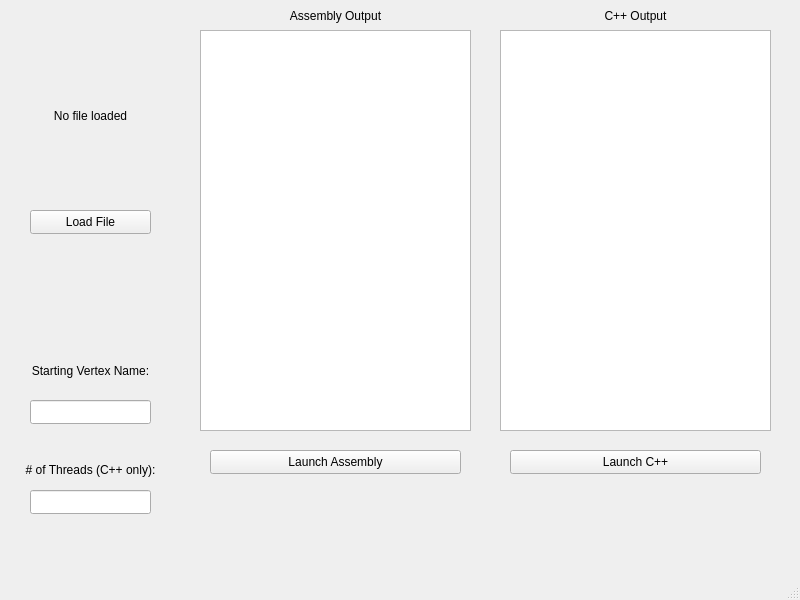
<?xml version="1.0" encoding="UTF-8"?>
<ui version="4.0">
 <class>MainWindow</class>
 <widget class="QMainWindow" name="MainWindow">
  <property name="geometry">
   <rect>
    <x>0</x>
    <y>0</y>
    <width>800</width>
    <height>600</height>
   </rect>
  </property>
  <property name="windowTitle">
   <string>MainWindow</string>
  </property>
  <widget class="QWidget" name="centralwidget">
   <widget class="QPushButton" name="launchAssemblyButton">
    <property name="geometry">
     <rect>
      <x>210</x>
      <y>450</y>
      <width>251</width>
      <height>24</height>
     </rect>
    </property>
    <property name="text">
     <string>Launch Assembly</string>
    </property>
   </widget>
   <widget class="QPushButton" name="launchCppButton">
    <property name="geometry">
     <rect>
      <x>510</x>
      <y>450</y>
      <width>251</width>
      <height>24</height>
     </rect>
    </property>
    <property name="text">
     <string>Launch C++</string>
    </property>
   </widget>
   <widget class="QPushButton" name="loadFileButton">
    <property name="geometry">
     <rect>
      <x>30</x>
      <y>210</y>
      <width>121</width>
      <height>24</height>
     </rect>
    </property>
    <property name="text">
     <string>Load File</string>
    </property>
   </widget>
   <widget class="QTextBrowser" name="cppBrowser">
    <property name="geometry">
     <rect>
      <x>500</x>
      <y>30</y>
      <width>271</width>
      <height>401</height>
     </rect>
    </property>
   </widget>
   <widget class="QTextBrowser" name="asmBrowser">
    <property name="geometry">
     <rect>
      <x>200</x>
      <y>30</y>
      <width>271</width>
      <height>401</height>
     </rect>
    </property>
   </widget>
   <widget class="QLineEdit" name="vertexNameLine">
    <property name="geometry">
     <rect>
      <x>30</x>
      <y>400</y>
      <width>121</width>
      <height>24</height>
     </rect>
    </property>
   </widget>
   <widget class="QLabel" name="asmLabel">
    <property name="geometry">
     <rect>
      <x>200</x>
      <y>0</y>
      <width>271</width>
      <height>31</height>
     </rect>
    </property>
    <property name="text">
     <string>Assembly Output</string>
    </property>
    <property name="alignment">
     <set>Qt::AlignCenter</set>
    </property>
   </widget>
   <widget class="QLabel" name="cppLabel">
    <property name="geometry">
     <rect>
      <x>500</x>
      <y>5</y>
      <width>271</width>
      <height>21</height>
     </rect>
    </property>
    <property name="text">
     <string>C++ Output</string>
    </property>
    <property name="alignment">
     <set>Qt::AlignCenter</set>
    </property>
   </widget>
   <widget class="QLabel" name="fileLabel">
    <property name="geometry">
     <rect>
      <x>10</x>
      <y>30</y>
      <width>161</width>
      <height>171</height>
     </rect>
    </property>
    <property name="text">
     <string>No file loaded</string>
    </property>
    <property name="alignment">
     <set>Qt::AlignCenter</set>
    </property>
    <property name="wordWrap">
     <bool>true</bool>
    </property>
   </widget>
   <widget class="QLabel" name="vertLabel">
    <property name="geometry">
     <rect>
      <x>10</x>
      <y>360</y>
      <width>161</width>
      <height>21</height>
     </rect>
    </property>
    <property name="text">
     <string>Starting Vertex Name:</string>
    </property>
    <property name="alignment">
     <set>Qt::AlignCenter</set>
    </property>
   </widget>
   <widget class="QLabel" name="thrLabel">
    <property name="geometry">
     <rect>
      <x>10</x>
      <y>460</y>
      <width>161</width>
      <height>20</height>
     </rect>
    </property>
    <property name="text">
     <string># of Threads (C++ only):</string>
    </property>
    <property name="alignment">
     <set>Qt::AlignCenter</set>
    </property>
   </widget>
   <widget class="QLineEdit" name="threadsNumLine">
    <property name="geometry">
     <rect>
      <x>30</x>
      <y>490</y>
      <width>121</width>
      <height>24</height>
     </rect>
    </property>
   </widget>
  </widget>
  <widget class="QMenuBar" name="menubar">
   <property name="geometry">
    <rect>
     <x>0</x>
     <y>0</y>
     <width>800</width>
     <height>21</height>
    </rect>
   </property>
  </widget>
  <widget class="QStatusBar" name="statusbar"/>
 </widget>
 <resources/>
 <connections/>
</ui>
